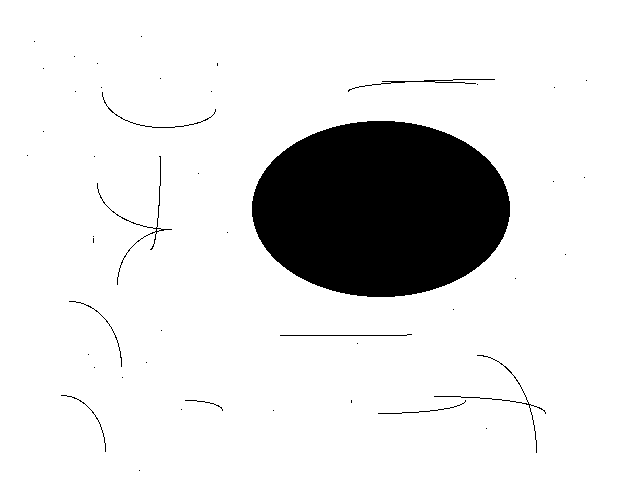
//> input picture erosion2.png, 640 x 480 px
$ ./erosion1D   (built with g++ and OpenCV 4)
//> lines starting //> are read from the running program, lines starting //| are printed output that depends on the picture; after the words box and inside, x2 and y2 are one past the last pixel; in counts of white or black regions, pixels touching at a corner belong together
#include <iostream>
#include <stdlib.h>
#include <algorithm>
#include <math.h>
#include "opencv2/highgui/highgui.hpp"
#include "opencv2/imgproc/imgproc.hpp"
#include "opencv2/core/core.hpp"
using namespace cv;
using namespace std;

int main()
{
	Mat img=imread("erosion2.png",0);
//> img: 480 rows x 640 cols, CV_8UC1; 87.9% white; 46 black regions (36 under 20 px), largest, box (x1, y1, x2, y2) and area: (252, 121, 510, 297) 35680, (97, 156, 172, 285) 269, (434, 355, 546, 453) 242
	Mat img1=img.clone();
	int i,j;

	for(i=0;i<img.rows;i++)
	{
		for(j=0;j<img.cols;j++)
		{
			if(!(i==0|| j==0 ||i==img.rows-1 ||j==img.cols-1))
			{
				if(img.at<uchar>(i,j)==255 ||img.at<uchar>(i-1,j-1)==255 || img.at<uchar>(i-1,j)==255 || img.at<uchar>(i-1,j+1)==255 || img.at<uchar>(i,j-1)==255 || img.at<uchar>(i,j+1)==255 ||img.at<uchar>(i+1,j-1)==255 ||img.at<uchar>(i+1,j)==255 || img.at<uchar>(i+1,j+1)==255 )
				{
					img1.at<uchar>(i,j) = 255;
				}
				else
					img1.at<uchar>(i,j) = 0;
			}
		}
	}
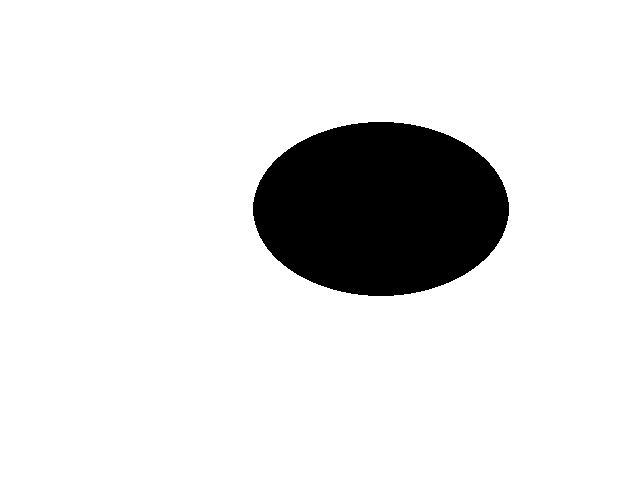
//> img1: 480 rows x 640 cols, CV_8UC1; 88.7% white; 1 black region, box (x1, y1, x2, y2) and area: (253, 122, 509, 296) 34816

	Mat img2=img1.clone();

	for(i=0;i<img.rows;i++)
	{
		for(j=0;j<img.cols;j++)
		{
			if(!(i==0|| j==0 ||i==img.rows-1 ||j==img.cols-1))
			{
				if(img1.at<uchar>(i-1,j-1)==0 || img1.at<uchar>(i-1,j)==0 || img1.at<uchar>(i-1,j+1)==0 || img1.at<uchar>(i,j-1)==0 || img1.at<uchar>(i,j+1)==0 ||img1.at<uchar>(i+1,j-1)==0 ||img1.at<uchar>(i+1,j)==0 || img1.at<uchar>(i+1,j+1)==0 )
				{
					img2.at<uchar>(i,j) = 0;
				}
				else
					img2.at<uchar>(i,j) = 255;
			}
		}
	}
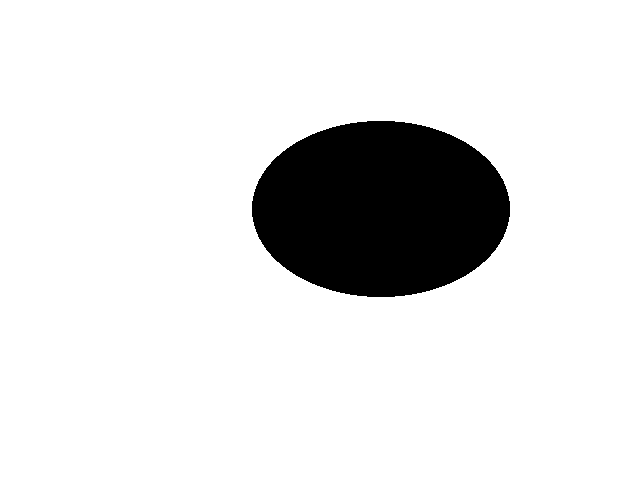
//> img2: 480 rows x 640 cols, CV_8UC1; 88.4% white; 1 black region, box (x1, y1, x2, y2) and area: (252, 121, 510, 297) 35680


	namedWindow("ab",WINDOW_AUTOSIZE);
	imshow("ab",img2);
	waitKey(0);
	return 0;
}
